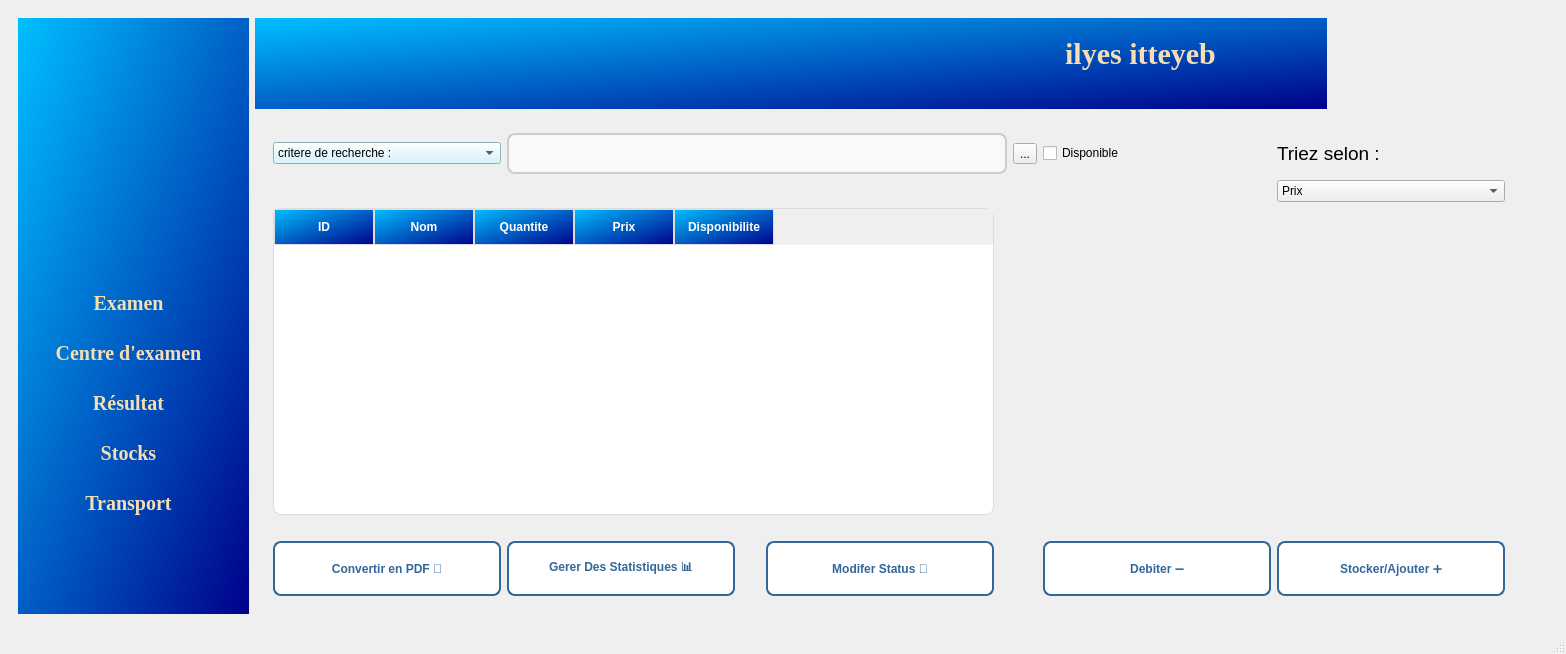
<?xml version="1.0" encoding="UTF-8"?>
<ui version="4.0">
 <class>accueil</class>
 <widget class="QMainWindow" name="accueil">
  <property name="geometry">
   <rect>
    <x>0</x>
    <y>0</y>
    <width>1566</width>
    <height>654</height>
   </rect>
  </property>
  <property name="windowTitle">
   <string>accueil</string>
  </property>
  <widget class="QWidget" name="centralwidget">
   <layout class="QGridLayout" name="gridLayout_3">
    <item row="0" column="0">
     <widget class="QStackedWidget" name="container">
      <property name="styleSheet">
       <string notr="true"/>
      </property>
      <property name="currentIndex">
       <number>0</number>
      </property>
      <widget class="QWidget" name="page">
       <layout class="QGridLayout" name="gridLayout_4">
        <item row="0" column="0" rowspan="2">
         <widget class="QWidget" name="SideBar" native="true">
          <property name="minimumSize">
           <size>
            <width>231</width>
            <height>0</height>
           </size>
          </property>
          <property name="maximumSize">
           <size>
            <width>231</width>
            <height>621</height>
           </size>
          </property>
          <property name="styleSheet">
           <string notr="true">#SideBar{
	background: qlineargradient(x1: 0, y1: 0, x2: 1, y2: 1, stop: 0 #00BFFF, stop: 1 #00008B);
}
</string>
          </property>
          <widget class="QPushButton" name="examen">
           <property name="geometry">
            <rect>
             <x>0</x>
             <y>260</y>
             <width>221</width>
             <height>51</height>
            </rect>
           </property>
           <property name="cursor">
            <cursorShape>PointingHandCursor</cursorShape>
           </property>
           <property name="styleSheet">
            <string notr="true">#examen{
border:none;
	background-color:none;
	font-size:20px;
	font-weight:bold;
	color:wheat;
	font-family:Georgia;}
#examen:hover{
	background-color:#00008B;
}</string>
           </property>
           <property name="text">
            <string>Examen</string>
           </property>
          </widget>
          <widget class="QPushButton" name="centreexam">
           <property name="geometry">
            <rect>
             <x>0</x>
             <y>310</y>
             <width>221</width>
             <height>51</height>
            </rect>
           </property>
           <property name="cursor">
            <cursorShape>PointingHandCursor</cursorShape>
           </property>
           <property name="styleSheet">
            <string notr="true">#centreexam{
	border:none;
	background-color:none;
	font-size:20px;
	font-weight:bold;
	color:wheat;
	font-family:Georgia;
}
#centreexam:hover{
	background-color:#00008B;
}</string>
           </property>
           <property name="text">
            <string>Centre d'examen</string>
           </property>
          </widget>
          <widget class="QPushButton" name="resultat">
           <property name="geometry">
            <rect>
             <x>0</x>
             <y>360</y>
             <width>221</width>
             <height>51</height>
            </rect>
           </property>
           <property name="cursor">
            <cursorShape>PointingHandCursor</cursorShape>
           </property>
           <property name="styleSheet">
            <string notr="true">#resultat{
	border:none;
	background-color:none;
	font-size:20px;
	font-weight:bold;
	color:wheat;
	font-family:Georgia;
}
#resultat:hover{
	background-color:#00008B;
}</string>
           </property>
           <property name="text">
            <string>Résultat</string>
           </property>
          </widget>
          <widget class="QPushButton" name="stocks">
           <property name="geometry">
            <rect>
             <x>0</x>
             <y>410</y>
             <width>221</width>
             <height>51</height>
            </rect>
           </property>
           <property name="cursor">
            <cursorShape>PointingHandCursor</cursorShape>
           </property>
           <property name="styleSheet">
            <string notr="true">#stocks{
	border:none;
	background-color:none;
	font-size:20px;
	font-weight:bold;
	color:wheat;
	font-family:Georgia;
}
#stocks:hover{
	background-color:#00008B;
}</string>
           </property>
           <property name="text">
            <string>Stocks</string>
           </property>
          </widget>
          <widget class="QPushButton" name="transport">
           <property name="geometry">
            <rect>
             <x>0</x>
             <y>460</y>
             <width>221</width>
             <height>51</height>
            </rect>
           </property>
           <property name="cursor">
            <cursorShape>PointingHandCursor</cursorShape>
           </property>
           <property name="styleSheet">
            <string notr="true">#transport{
	border:none;
	background-color:none;
	font-size:20px;
	font-weight:bold;
	color:wheat;
	font-family:Georgia;
}
#transport:hover{
	background-color:#00008B;
}</string>
           </property>
           <property name="text">
            <string>Transport</string>
           </property>
          </widget>
         </widget>
        </item>
        <item row="0" column="1">
         <widget class="QWidget" name="topBar" native="true">
          <property name="minimumSize">
           <size>
            <width>0</width>
            <height>91</height>
           </size>
          </property>
          <property name="maximumSize">
           <size>
            <width>1072</width>
            <height>16777215</height>
           </size>
          </property>
          <property name="styleSheet">
           <string notr="true">#topBar{
	background: qlineargradient(x1: 0, y1: 0, x2: 1, y2: 1, stop: 0 #00BFFF, stop: 1 #00008B);
}
</string>
          </property>
          <widget class="QLabel" name="label">
           <property name="geometry">
            <rect>
             <x>1002</x>
             <y>10</y>
             <width>71</width>
             <height>61</height>
            </rect>
           </property>
           <property name="text">
            <string/>
           </property>
           <property name="pixmap">
            <pixmap>../../../../../AppData/Local/Downloads/Cristiano Ronaldo CR7.png</pixmap>
           </property>
           <property name="scaledContents">
            <bool>true</bool>
           </property>
          </widget>
          <widget class="QLabel" name="profile">
           <property name="geometry">
            <rect>
             <x>780</x>
             <y>10</y>
             <width>211</width>
             <height>51</height>
            </rect>
           </property>
           <property name="styleSheet">
            <string notr="true">#profile{
	color:wheat;
	font-size:30px;
	font-weight:bold;
	font-family:Georgia;
}</string>
           </property>
           <property name="text">
            <string>ilyes itteyeb</string>
           </property>
           <property name="alignment">
            <set>Qt::AlignmentFlag::AlignCenter</set>
           </property>
          </widget>
         </widget>
        </item>
        <item row="1" column="1">
         <widget class="QStackedWidget" name="main">
          <property name="currentIndex">
           <number>1</number>
          </property>
          <widget class="QWidget" name="page_3">
           <widget class="QTabWidget" name="employer">
            <property name="geometry">
             <rect>
              <x>11</x>
              <y>11</y>
              <width>1081</width>
              <height>501</height>
             </rect>
            </property>
            <property name="currentIndex">
             <number>0</number>
            </property>
            <widget class="QWidget" name="widget">
             <attribute name="title">
              <string>Addemp</string>
             </attribute>
             <layout class="QGridLayout" name="gridLayout_2">
              <item row="0" column="0">
               <widget class="QTableWidget" name="tableWidget">
                <property name="styleSheet">
                 <string notr="true">border-color: rgb(85, 0, 255);
border-color: rgb(170, 0, 255);</string>
                </property>
                <column>
                 <property name="text">
                  <string>Nom</string>
                 </property>
                </column>
                <column>
                 <property name="text">
                  <string>Prénom</string>
                 </property>
                </column>
                <column>
                 <property name="text">
                  <string>phone</string>
                 </property>
                </column>
                <column>
                 <property name="text">
                  <string>Role</string>
                 </property>
                </column>
               </widget>
              </item>
              <item row="0" column="1">
               <widget class="QWidget" name="widget" native="true">
                <layout class="QGridLayout" name="gridLayout">
                 <item row="2" column="1">
                  <widget class="QLineEdit" name="lid"/>
                 </item>
                 <item row="0" column="1">
                  <widget class="QLineEdit" name="lnom"/>
                 </item>
                 <item row="2" column="0">
                  <widget class="QLabel" name="label_4">
                   <property name="text">
                    <string>Identifiant</string>
                   </property>
                  </widget>
                 </item>
                 <item row="6" column="0" colspan="2">
                  <widget class="QPushButton" name="btnajout">
                   <property name="text">
                    <string>Ajout d'un employée</string>
                   </property>
                  </widget>
                 </item>
                 <item row="1" column="0">
                  <widget class="QLabel" name="label_3">
                   <property name="text">
                    <string>Prénom</string>
                   </property>
                  </widget>
                 </item>
                 <item row="4" column="1">
                  <widget class="QLineEdit" name="lrole"/>
                 </item>
                 <item row="0" column="0">
                  <widget class="QLabel" name="label_2">
                   <property name="text">
                    <string>Nom</string>
                   </property>
                  </widget>
                 </item>
                 <item row="1" column="1">
                  <widget class="QLineEdit" name="lprenom"/>
                 </item>
                 <item row="5" column="1">
                  <spacer name="verticalSpacer">
                   <property name="orientation">
                    <enum>Qt::Orientation::Vertical</enum>
                   </property>
                   <property name="sizeHint" stdset="0">
                    <size>
                     <width>20</width>
                     <height>40</height>
                    </size>
                   </property>
                  </spacer>
                 </item>
                 <item row="4" column="0">
                  <widget class="QLabel" name="label_5">
                   <property name="text">
                    <string>Role</string>
                   </property>
                  </widget>
                 </item>
                </layout>
               </widget>
              </item>
             </layout>
            </widget>
            <widget class="QWidget" name="tab_2">
             <attribute name="title">
              <string>emp_ma</string>
             </attribute>
            </widget>
           </widget>
          </widget>
          <widget class="QWidget" name="page_6">
           <layout class="QGridLayout" name="gridLayout_6">
            <item row="1" column="1">
             <widget class="QWidget" name="widget_2" native="true">
              <layout class="QGridLayout" name="gridLayout_5">
               <item row="0" column="1" colspan="5">
                <widget class="QLineEdit" name="lineEdit_6">
                 <property name="styleSheet">
                  <string notr="true">QLineEdit {
    border: 2px solid #ccc;
    border-radius: 8px;
    padding: 8px 12px;
    font-size: 16px;
    background-color: #f8f9fa;
    selection-background-color: #4CAF50;
}

QLineEdit:focus {
    border: 2px solid #4CAF50;
    background-color: #ffffff;
}
</string>
                 </property>
                 <property name="text">
                  <string/>
                 </property>
                </widget>
               </item>
               <item row="1" column="10">
                <widget class="QComboBox" name="comboBox_2">
                 <item>
                  <property name="text">
                   <string>Prix</string>
                  </property>
                 </item>
                 <item>
                  <property name="text">
                   <string>Quantite</string>
                  </property>
                 </item>
                 <item>
                  <property name="text">
                   <string>Disponibilite</string>
                  </property>
                 </item>
                </widget>
               </item>
               <item row="0" column="10">
                <widget class="QLabel" name="label_7">
                 <property name="font">
                  <font>
                   <pointsize>14</pointsize>
                  </font>
                 </property>
                 <property name="text">
                  <string>Triez selon :</string>
                 </property>
                </widget>
               </item>
               <item row="6" column="1">
                <widget class="QPushButton" name="pushButton_2">
                 <property name="font">
                  <font>
                   <family>Arial</family>
                   <pointsize>-1</pointsize>
                   <bold>true</bold>
                  </font>
                 </property>
                 <property name="styleSheet">
                  <string notr="true">QPushButton {
    color: rgb(51, 102, 153); /* Texte bleu pour correspondre à la bordure */
    background-color: white; /* Fond blanc pour l'intérieur du bouton */
    font-size: 12px;
    line-height: 1.5;
    width: 200px;
    height: 35px;
    opacity: 0.85; /* Légèrement plus opaque pour un effet sophistiqué */
    text-align: center;
    
    border-style: solid;
    border-width: 2px; 
    border-color: rgb(51, 102, 153); /* Bordure bleue, pour un contraste élégant */
    
    border-radius: 8px; /* Bordure légèrement arrondie pour un effet doux */
    padding: 8px 12px; /* Un peu d'espacement pour améliorer le confort */
    
    transition: all 0.3s ease; /* Pour une transition fluide des effets */
}

/* Effet de survol */
QPushButton:hover {
    background-color: rgb(240, 248, 255); /* Légère teinte bleue pour le survol */
    border-color: rgb(30, 95, 150); /* Changement de bordure au survol */
    color: rgb(30, 95, 150); /* Texte bleu au survol */
    cursor: pointer; /* Curseur en forme de main */
}

/* Effet lorsque le bouton est pressé */
QPushButton:pressed {
    background-color: rgb(230, 240, 255); /* Teinte encore plus claire au clic */
    border-color: rgb(20, 80, 130); /* Bordure plus foncée */
    color: rgb(20, 80, 130); /* Texte plus foncé lors du clic */
}</string>
                 </property>
                 <property name="text">
                  <string>Gerer Des Statistiques 📊</string>
                 </property>
                </widget>
               </item>
               <item row="3" column="13" colspan="2">
                <widget class="QWidget" name="widget_3" native="true">
                 <widget class="QLabel" name="label_10">
                  <property name="geometry">
                   <rect>
                    <x>20</x>
                    <y>30</y>
                    <width>91</width>
                    <height>41</height>
                   </rect>
                  </property>
                  <property name="font">
                   <font>
                    <family>Arial</family>
                    <bold>true</bold>
                   </font>
                  </property>
                  <property name="styleSheet">
                   <string notr="true">color: rgb(0, 0, 0);</string>
                  </property>
                  <property name="text">
                   <string>Trier selon :</string>
                  </property>
                 </widget>
                 <widget class="QComboBox" name="comboBox">
                  <property name="geometry">
                   <rect>
                    <x>110</x>
                    <y>40</y>
                    <width>121</width>
                    <height>26</height>
                   </rect>
                  </property>
                  <item>
                   <property name="text">
                    <string>Prix</string>
                   </property>
                  </item>
                  <item>
                   <property name="text">
                    <string>Disponible</string>
                   </property>
                  </item>
                  <item>
                   <property name="text">
                    <string>Non disponible</string>
                   </property>
                  </item>
                 </widget>
                </widget>
               </item>
               <item row="4" column="0" colspan="5">
                <spacer name="horizontalSpacer">
                 <property name="orientation">
                  <enum>Qt::Orientation::Horizontal</enum>
                 </property>
                 <property name="sizeHint" stdset="0">
                  <size>
                   <width>40</width>
                   <height>20</height>
                  </size>
                 </property>
                </spacer>
               </item>
               <item row="3" column="0" colspan="5">
                <widget class="QTableWidget" name="tableWidget_2">
                 <property name="sizePolicy">
                  <sizepolicy hsizetype="Expanding" vsizetype="Expanding">
                   <horstretch>0</horstretch>
                   <verstretch>0</verstretch>
                  </sizepolicy>
                 </property>
                 <property name="styleSheet">
                  <string notr="true">QTableWidget {
    background:white;
    border: 1px solid #ddd;
    border-radius: 8px;
    font-size: 16px;
}

QHeaderView::section {
    background-color: qlineargradient(x1: 0, y1: 0, x2: 1, y2: 1, stop: 0 #00BFFF, stop: 1 #00008B);;
    color: white;
    padding: 8px;
    font-weight: bold;
    border: 1px solid #ddd;
}

QTableWidget::item {
    padding: 10px;
}

QTableWidget::item:selected {
    background-color: #a5d6a7;
    color: black;
}

QTableWidget::item:hover {
    background-color: #e8f5e9;
}
</string>
                 </property>
                 <column>
                  <property name="text">
                   <string>ID</string>
                  </property>
                  <property name="foreground">
                   <brush brushstyle="NoBrush">
                    <color alpha="255">
                     <red>0</red>
                     <green>0</green>
                     <blue>0</blue>
                    </color>
                   </brush>
                  </property>
                 </column>
                 <column>
                  <property name="text">
                   <string>Nom</string>
                  </property>
                 </column>
                 <column>
                  <property name="text">
                   <string>Quantite</string>
                  </property>
                 </column>
                 <column>
                  <property name="text">
                   <string>Prix</string>
                  </property>
                 </column>
                 <column>
                  <property name="text">
                   <string>Disponibilite</string>
                  </property>
                 </column>
                </widget>
               </item>
               <item row="0" column="0">
                <widget class="QComboBox" name="comboBox_3">
                 <property name="styleSheet">
                  <string notr="true">background-color: rgb(202, 243, 255);
color: rgb(0, 0, 0);</string>
                 </property>
                 <item>
                  <property name="text">
                   <string>critere de recherche :</string>
                  </property>
                 </item>
                 <item>
                  <property name="text">
                   <string>Nom</string>
                  </property>
                 </item>
                 <item>
                  <property name="text">
                   <string>Quantite</string>
                  </property>
                 </item>
                </widget>
               </item>
               <item row="6" column="10">
                <widget class="QPushButton" name="pushButton_3">
                 <property name="font">
                  <font>
                   <family>Arial</family>
                   <pointsize>-1</pointsize>
                   <bold>true</bold>
                  </font>
                 </property>
                 <property name="styleSheet">
                  <string notr="true">QPushButton {
    color: rgb(51, 102, 153); /* Texte bleu pour correspondre à la bordure */
    background-color: white; /* Fond blanc pour l'intérieur du bouton */
    font-size: 12px;
    line-height: 1.5;
    width: 200px;
    height: 35px;
    opacity: 0.85; /* Légèrement plus opaque pour un effet sophistiqué */
    text-align: center;
    
    border-style: solid;
    border-width: 2px; 
    border-color: rgb(51, 102, 153); /* Bordure bleue, pour un contraste élégant */
    
    border-radius: 8px; /* Bordure légèrement arrondie pour un effet doux */
    padding: 8px 12px; /* Un peu d'espacement pour améliorer le confort */
    
    transition: all 0.3s ease; /* Pour une transition fluide des effets */
}

/* Effet de survol */
QPushButton:hover {
    background-color: rgb(240, 248, 255); /* Légère teinte bleue pour le survol */
    border-color: rgb(30, 95, 150); /* Changement de bordure au survol */
    color: rgb(30, 95, 150); /* Texte bleu au survol */
    cursor: pointer; /* Curseur en forme de main */
}

/* Effet lorsque le bouton est pressé */
QPushButton:pressed {
    background-color: rgb(230, 240, 255); /* Teinte encore plus claire au clic */
    border-color: rgb(20, 80, 130); /* Bordure plus foncée */
    color: rgb(20, 80, 130); /* Texte plus foncé lors du clic */
}</string>
                 </property>
                 <property name="text">
                  <string>Stocker/Ajouter ➕</string>
                 </property>
                </widget>
               </item>
               <item row="0" column="8">
                <widget class="QCheckBox" name="checkBox">
                 <property name="text">
                  <string>Disponible</string>
                 </property>
                </widget>
               </item>
               <item row="6" column="0">
                <widget class="QPushButton" name="pushButton_6">
                 <property name="font">
                  <font>
                   <family>Arial</family>
                   <pointsize>-1</pointsize>
                   <bold>true</bold>
                  </font>
                 </property>
                 <property name="styleSheet">
                  <string notr="true">QPushButton {
    color: rgb(51, 102, 153); /* Texte bleu pour correspondre à la bordure */
    background-color: white; /* Fond blanc pour l'intérieur du bouton */
    font-size: 12px;
    line-height: 1.5;
    width: 200px;
    height: 35px;
    opacity: 0.85; /* Légèrement plus opaque pour un effet sophistiqué */
    text-align: center;
    
    border-style: solid;
    border-width: 2px; 
    border-color: rgb(51, 102, 153); /* Bordure bleue, pour un contraste élégant */
    
    border-radius: 8px; /* Bordure légèrement arrondie pour un effet doux */
    padding: 8px 12px; /* Un peu d'espacement pour améliorer le confort */
    
    transition: all 0.3s ease; /* Pour une transition fluide des effets */
}

/* Effet de survol */
QPushButton:hover {
    background-color: rgb(240, 248, 255); /* Légère teinte bleue pour le survol */
    border-color: rgb(30, 95, 150); /* Changement de bordure au survol */
    color: rgb(30, 95, 150); /* Texte bleu au survol */
    cursor: pointer; /* Curseur en forme de main */
}

/* Effet lorsque le bouton est pressé */
QPushButton:pressed {
    background-color: rgb(230, 240, 255); /* Teinte encore plus claire au clic */
    border-color: rgb(20, 80, 130); /* Bordure plus foncée */
    color: rgb(20, 80, 130); /* Texte plus foncé lors du clic */
}</string>
                 </property>
                 <property name="text">
                  <string>Convertir en PDF 📄</string>
                 </property>
                </widget>
               </item>
               <item row="0" column="6">
                <widget class="QToolButton" name="toolButton">
                 <property name="sizePolicy">
                  <sizepolicy hsizetype="Fixed" vsizetype="Fixed">
                   <horstretch>0</horstretch>
                   <verstretch>0</verstretch>
                  </sizepolicy>
                 </property>
                 <property name="text">
                  <string>...</string>
                 </property>
                 <property name="icon">
                  <iconset theme="edit-find"/>
                 </property>
                </widget>
               </item>
               <item row="6" column="8">
                <widget class="QPushButton" name="pushButton_5">
                 <property name="font">
                  <font>
                   <family>Arial</family>
                   <pointsize>-1</pointsize>
                   <bold>true</bold>
                  </font>
                 </property>
                 <property name="styleSheet">
                  <string notr="true">QPushButton {
    color: rgb(51, 102, 153); /* Texte bleu pour correspondre à la bordure */
    background-color: white; /* Fond blanc pour l'intérieur du bouton */
    font-size: 12px;
    line-height: 1.5;
    width: 200px;
    height: 35px;
    opacity: 0.85; /* Légèrement plus opaque pour un effet sophistiqué */
    text-align: center;
    
    border-style: solid;
    border-width: 2px; 
    border-color: rgb(51, 102, 153); /* Bordure bleue, pour un contraste élégant */
    
    border-radius: 8px; /* Bordure légèrement arrondie pour un effet doux */
    padding: 8px 12px; /* Un peu d'espacement pour améliorer le confort */
    
    transition: all 0.3s ease; /* Pour une transition fluide des effets */
}

/* Effet de survol */
QPushButton:hover {
    background-color: rgb(240, 248, 255); /* Légère teinte bleue pour le survol */
    border-color: rgb(30, 95, 150); /* Changement de bordure au survol */
    color: rgb(30, 95, 150); /* Texte bleu au survol */
    cursor: pointer; /* Curseur en forme de main */
}

/* Effet lorsque le bouton est pressé */
QPushButton:pressed {
    background-color: rgb(230, 240, 255); /* Teinte encore plus claire au clic */
    border-color: rgb(20, 80, 130); /* Bordure plus foncée */
    color: rgb(20, 80, 130); /* Texte plus foncé lors du clic */
}</string>
                 </property>
                 <property name="text">
                  <string>Debiter ➖</string>
                 </property>
                </widget>
               </item>
               <item row="6" column="4">
                <widget class="QPushButton" name="pushButton_7">
                 <property name="font">
                  <font>
                   <family>Arial</family>
                   <pointsize>-1</pointsize>
                   <bold>true</bold>
                  </font>
                 </property>
                 <property name="styleSheet">
                  <string notr="true">QPushButton {
    color: rgb(51, 102, 153); /* Texte bleu pour correspondre à la bordure */
    background-color: white; /* Fond blanc pour l'intérieur du bouton */
    font-size: 12px;
    line-height: 1.5;
    width: 200px;
    height: 35px;
    opacity: 0.85; /* Légèrement plus opaque pour un effet sophistiqué */
    text-align: center;
    
    border-style: solid;
    border-width: 2px; 
    border-color: rgb(51, 102, 153); /* Bordure bleue, pour un contraste élégant */
    
    border-radius: 8px; /* Bordure légèrement arrondie pour un effet doux */
    padding: 8px 12px; /* Un peu d'espacement pour améliorer le confort */
    
    transition: all 0.3s ease; /* Pour une transition fluide des effets */
}

/* Effet de survol */
QPushButton:hover {
    background-color: rgb(240, 248, 255); /* Légère teinte bleue pour le survol */
    border-color: rgb(30, 95, 150); /* Changement de bordure au survol */
    color: rgb(30, 95, 150); /* Texte bleu au survol */
    cursor: pointer; /* Curseur en forme de main */
}

/* Effet lorsque le bouton est pressé */
QPushButton:pressed {
    background-color: rgb(230, 240, 255); /* Teinte encore plus claire au clic */
    border-color: rgb(20, 80, 130); /* Bordure plus foncée */
    color: rgb(20, 80, 130); /* Texte plus foncé lors du clic */
}</string>
                 </property>
                 <property name="text">
                  <string>Modifer Status 📝</string>
                 </property>
                </widget>
               </item>
              </layout>
             </widget>
            </item>
           </layout>
          </widget>
          <widget class="QWidget" name="page_4">
           <widget class="QTabWidget" name="tabWidget">
            <property name="geometry">
             <rect>
              <x>70</x>
              <y>30</y>
              <width>981</width>
              <height>341</height>
             </rect>
            </property>
            <widget class="QWidget" name="tab">
             <attribute name="title">
              <string>Tab 1</string>
             </attribute>
            </widget>
            <widget class="QWidget" name="tab_3">
             <attribute name="title">
              <string>Tab 2</string>
             </attribute>
            </widget>
           </widget>
          </widget>
         </widget>
        </item>
       </layout>
      </widget>
      <widget class="QWidget" name="page_5">
       <widget class="QWidget" name="verif_code" native="true">
        <property name="geometry">
         <rect>
          <x>410</x>
          <y>80</y>
          <width>491</width>
          <height>381</height>
         </rect>
        </property>
        <property name="styleSheet">
         <string notr="true">#verif_code{
		background: qlineargradient(x1: 0, y1: 0, x2: 1, y2: 1, stop: 0 #00BFFF, stop: 1 #00008B);
	border-radius:25px;
}</string>
        </property>
        <widget class="QLineEdit" name="lineEdit">
         <property name="geometry">
          <rect>
           <x>110</x>
           <y>150</y>
           <width>271</width>
           <height>51</height>
          </rect>
         </property>
         <property name="placeholderText">
          <string>code</string>
         </property>
        </widget>
        <widget class="QPushButton" name="pushButton_4">
         <property name="geometry">
          <rect>
           <x>130</x>
           <y>230</y>
           <width>241</width>
           <height>61</height>
          </rect>
         </property>
         <property name="text">
          <string>Envoyer</string>
         </property>
        </widget>
        <widget class="QLabel" name="label_11">
         <property name="geometry">
          <rect>
           <x>130</x>
           <y>60</y>
           <width>291</width>
           <height>20</height>
          </rect>
         </property>
         <property name="styleSheet">
          <string notr="true">color:wheat;
font: 700 9pt &quot;Georgia&quot;;
font-weight:bold;
font-size:25px;</string>
         </property>
         <property name="text">
          <string>Verifier votre code</string>
         </property>
        </widget>
       </widget>
      </widget>
      <widget class="QWidget" name="page_16">
       <widget class="QWidget" name="verif_code_2" native="true">
        <property name="geometry">
         <rect>
          <x>430</x>
          <y>100</y>
          <width>491</width>
          <height>381</height>
         </rect>
        </property>
        <property name="styleSheet">
         <string notr="true">#verif_code_2{
	background: qlineargradient(x1: 0, y1: 0, x2: 1, y2: 1, stop: 0 #00BFFF, stop: 1 #00008B);
	border-radius:25px;
}</string>
        </property>
        <widget class="QLineEdit" name="lineEdit_2">
         <property name="geometry">
          <rect>
           <x>110</x>
           <y>120</y>
           <width>271</width>
           <height>51</height>
          </rect>
         </property>
         <property name="text">
          <string/>
         </property>
         <property name="placeholderText">
          <string>Nouveau mot de passe</string>
         </property>
        </widget>
        <widget class="QLabel" name="label_20">
         <property name="geometry">
          <rect>
           <x>110</x>
           <y>40</y>
           <width>301</width>
           <height>51</height>
          </rect>
         </property>
         <property name="styleSheet">
          <string notr="true">color:wheat;
font: 700 9pt &quot;Georgia&quot;;
font-weight:bold;
font-size:25px;</string>
         </property>
         <property name="text">
          <string>Changer mot de passe</string>
         </property>
        </widget>
        <widget class="QPushButton" name="btn5">
         <property name="geometry">
          <rect>
           <x>130</x>
           <y>280</y>
           <width>241</width>
           <height>61</height>
          </rect>
         </property>
         <property name="styleSheet">
          <string notr="true">#btn5{
	border: 2px solid white;
color:white;
}</string>
         </property>
         <property name="text">
          <string>Envoyer</string>
         </property>
        </widget>
        <widget class="QLineEdit" name="lineEdit_3">
         <property name="geometry">
          <rect>
           <x>110</x>
           <y>190</y>
           <width>271</width>
           <height>51</height>
          </rect>
         </property>
         <property name="placeholderText">
          <string>Confirmer</string>
         </property>
        </widget>
       </widget>
      </widget>
      <widget class="QWidget" name="page_2">
       <widget class="QWidget" name="tab_4" native="true">
        <property name="geometry">
         <rect>
          <x>50</x>
          <y>0</y>
          <width>1311</width>
          <height>591</height>
         </rect>
        </property>
        <property name="styleSheet">
         <string notr="true">background-color: rgb(0, 0, 0);
background-color: rgb(106, 98, 82);
color:white;
background-color: rgb(248, 248, 248);</string>
        </property>
        <widget class="QLabel" name="logo">
         <property name="geometry">
          <rect>
           <x>440</x>
           <y>20</y>
           <width>261</width>
           <height>131</height>
          </rect>
         </property>
         <property name="text">
          <string/>
         </property>
         <property name="pixmap">
          <pixmap>../../../../../AppData/Local/Downloads/logo1.jpeg</pixmap>
         </property>
         <property name="scaledContents">
          <bool>true</bool>
         </property>
        </widget>
        <widget class="QLineEdit" name="identifiant">
         <property name="geometry">
          <rect>
           <x>570</x>
           <y>190</y>
           <width>251</width>
           <height>51</height>
          </rect>
         </property>
         <property name="styleSheet">
          <string notr="true">#identifiant {
	background-color:white;
	border:3px solid #0000ff;
border-radius:1px;
border-top:none;
border-left:none;
border-right:none;
}</string>
         </property>
        </widget>
        <widget class="QLabel" name="mdp1">
         <property name="geometry">
          <rect>
           <x>330</x>
           <y>300</y>
           <width>171</width>
           <height>20</height>
          </rect>
         </property>
         <property name="styleSheet">
          <string notr="true">font: 700 10pt &quot;Segoe Print&quot;;
font: 16pt &quot;Segoe UI&quot;;
color: rgb(0, 0, 0);
font: 700 9pt &quot;PT Simple Ruled&quot;;</string>
         </property>
         <property name="text">
          <string>Mot de passe</string>
         </property>
        </widget>
        <widget class="QLabel" name="label_6">
         <property name="geometry">
          <rect>
           <x>520</x>
           <y>440</y>
           <width>271</width>
           <height>61</height>
          </rect>
         </property>
         <property name="styleSheet">
          <string notr="true">font: 700 10pt &quot;Segoe Print&quot;;
font: 700 9pt &quot;PT Simple Ruled&quot;;
text-decoration:underline;</string>
         </property>
         <property name="text">
          <string>Mot de passe oubliée</string>
         </property>
        </widget>
        <widget class="QPushButton" name="connexion">
         <property name="geometry">
          <rect>
           <x>400</x>
           <y>370</y>
           <width>371</width>
           <height>51</height>
          </rect>
         </property>
         <property name="styleSheet">
          <string notr="true">#connexion{
	color: rgb(0, 0, 0);
	background-color:white;
	border:3px solid #0000ff;
	border-radius:15px;
	font-weight:bold;
	font-size:20px;	
}
#connexion:hover{
	color:white;
	background-color: #0000ff;
}</string>
         </property>
         <property name="text">
          <string>Se connecter</string>
         </property>
        </widget>
        <widget class="QLabel" name="id1">
         <property name="geometry">
          <rect>
           <x>330</x>
           <y>200</y>
           <width>131</width>
           <height>51</height>
          </rect>
         </property>
         <property name="styleSheet">
          <string notr="true">font: 700 10pt &quot;Segoe Print&quot;;
font: 12pt &quot;Segoe UI&quot;;
font: 14pt &quot;Segoe UI&quot;;
font: 14pt &quot;Segoe UI&quot;;
font: 11pt &quot;Segoe UI&quot;;
color: rgb(0, 0, 0);
font: 700 9pt &quot;PT Simple Ruled&quot;;</string>
         </property>
         <property name="text">
          <string>Identifiant</string>
         </property>
        </widget>
        <widget class="QLineEdit" name="mdp">
         <property name="geometry">
          <rect>
           <x>570</x>
           <y>280</y>
           <width>251</width>
           <height>51</height>
          </rect>
         </property>
         <property name="styleSheet">
          <string notr="true">#mdp {
	background-color:white;
	border:3px solid #0000ff;
border-radius:1px;
border-top:none;
border-left:none;
border-right:none;
}</string>
         </property>
        </widget>
        <widget class="QPushButton" name="pushButton">
         <property name="geometry">
          <rect>
           <x>390</x>
           <y>450</y>
           <width>391</width>
           <height>41</height>
          </rect>
         </property>
         <property name="styleSheet">
          <string notr="true">color: rgb(24, 24, 24);
text-decoration:underline;
</string>
         </property>
         <property name="text">
          <string>Mot de passe oubliée ?</string>
         </property>
        </widget>
       </widget>
      </widget>
     </widget>
    </item>
   </layout>
  </widget>
  <widget class="QMenuBar" name="menubar">
   <property name="geometry">
    <rect>
     <x>0</x>
     <y>0</y>
     <width>1566</width>
     <height>26</height>
    </rect>
   </property>
  </widget>
  <widget class="QStatusBar" name="statusbar"/>
 </widget>
 <resources/>
 <connections/>
</ui>
